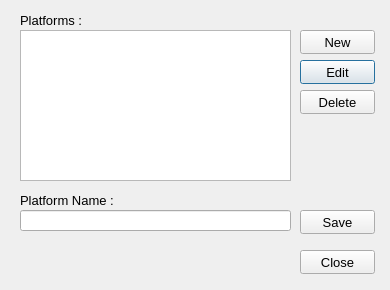
<?xml version="1.0" encoding="UTF-8"?>
<ui version="4.0">
 <class>PlatformDialog</class>
 <widget class="QDialog" name="PlatformDialog">
  <property name="geometry">
   <rect>
    <x>0</x>
    <y>0</y>
    <width>390</width>
    <height>290</height>
   </rect>
  </property>
  <property name="sizePolicy">
   <sizepolicy hsizetype="Fixed" vsizetype="Fixed">
    <horstretch>0</horstretch>
    <verstretch>0</verstretch>
   </sizepolicy>
  </property>
  <property name="minimumSize">
   <size>
    <width>390</width>
    <height>290</height>
   </size>
  </property>
  <property name="maximumSize">
   <size>
    <width>390</width>
    <height>290</height>
   </size>
  </property>
  <property name="font">
   <font>
    <pointsize>10</pointsize>
   </font>
  </property>
  <property name="windowTitle">
   <string>Manage Platforms</string>
  </property>
  <property name="windowIcon">
   <iconset>
    <normaloff>assets/drawer.png</normaloff>assets/drawer.png</iconset>
  </property>
  <widget class="QListWidget" name="listWidgetPlat">
   <property name="geometry">
    <rect>
     <x>20</x>
     <y>30</y>
     <width>271</width>
     <height>151</height>
    </rect>
   </property>
  </widget>
  <widget class="QLineEdit" name="lineEditPlat">
   <property name="geometry">
    <rect>
     <x>20</x>
     <y>210</y>
     <width>271</width>
     <height>21</height>
    </rect>
   </property>
  </widget>
  <widget class="QPushButton" name="pushButtonEdit">
   <property name="geometry">
    <rect>
     <x>300</x>
     <y>60</y>
     <width>75</width>
     <height>24</height>
    </rect>
   </property>
   <property name="text">
    <string>Edit</string>
   </property>
  </widget>
  <widget class="QPushButton" name="pushButtonDelete">
   <property name="geometry">
    <rect>
     <x>300</x>
     <y>90</y>
     <width>75</width>
     <height>24</height>
    </rect>
   </property>
   <property name="text">
    <string>Delete</string>
   </property>
  </widget>
  <widget class="QPushButton" name="pushButtonSave">
   <property name="geometry">
    <rect>
     <x>300</x>
     <y>210</y>
     <width>75</width>
     <height>24</height>
    </rect>
   </property>
   <property name="text">
    <string>Save</string>
   </property>
  </widget>
  <widget class="QPushButton" name="pushButtonClose">
   <property name="geometry">
    <rect>
     <x>300</x>
     <y>250</y>
     <width>75</width>
     <height>24</height>
    </rect>
   </property>
   <property name="text">
    <string>Close</string>
   </property>
  </widget>
  <widget class="QLabel" name="label">
   <property name="geometry">
    <rect>
     <x>20</x>
     <y>250</y>
     <width>271</width>
     <height>21</height>
    </rect>
   </property>
   <property name="text">
    <string/>
   </property>
  </widget>
  <widget class="QLabel" name="label_2">
   <property name="geometry">
    <rect>
     <x>20</x>
     <y>10</y>
     <width>150</width>
     <height>20</height>
    </rect>
   </property>
   <property name="text">
    <string>Platforms :</string>
   </property>
  </widget>
  <widget class="QLabel" name="label_3">
   <property name="geometry">
    <rect>
     <x>20</x>
     <y>190</y>
     <width>150</width>
     <height>20</height>
    </rect>
   </property>
   <property name="text">
    <string>Platform Name :</string>
   </property>
  </widget>
  <widget class="QPushButton" name="pushButtonNew">
   <property name="geometry">
    <rect>
     <x>300</x>
     <y>30</y>
     <width>75</width>
     <height>24</height>
    </rect>
   </property>
   <property name="text">
    <string>New</string>
   </property>
  </widget>
 </widget>
 <tabstops>
  <tabstop>pushButtonNew</tabstop>
  <tabstop>lineEditPlat</tabstop>
  <tabstop>pushButtonSave</tabstop>
  <tabstop>listWidgetPlat</tabstop>
  <tabstop>pushButtonEdit</tabstop>
  <tabstop>pushButtonDelete</tabstop>
  <tabstop>pushButtonClose</tabstop>
 </tabstops>
 <resources/>
 <connections>
  <connection>
   <sender>pushButtonClose</sender>
   <signal>clicked()</signal>
   <receiver>PlatformDialog</receiver>
   <slot>close()</slot>
   <hints>
    <hint type="sourcelabel">
     <x>337</x>
     <y>261</y>
    </hint>
    <hint type="destinationlabel">
     <x>194</x>
     <y>144</y>
    </hint>
   </hints>
  </connection>
 </connections>
</ui>
